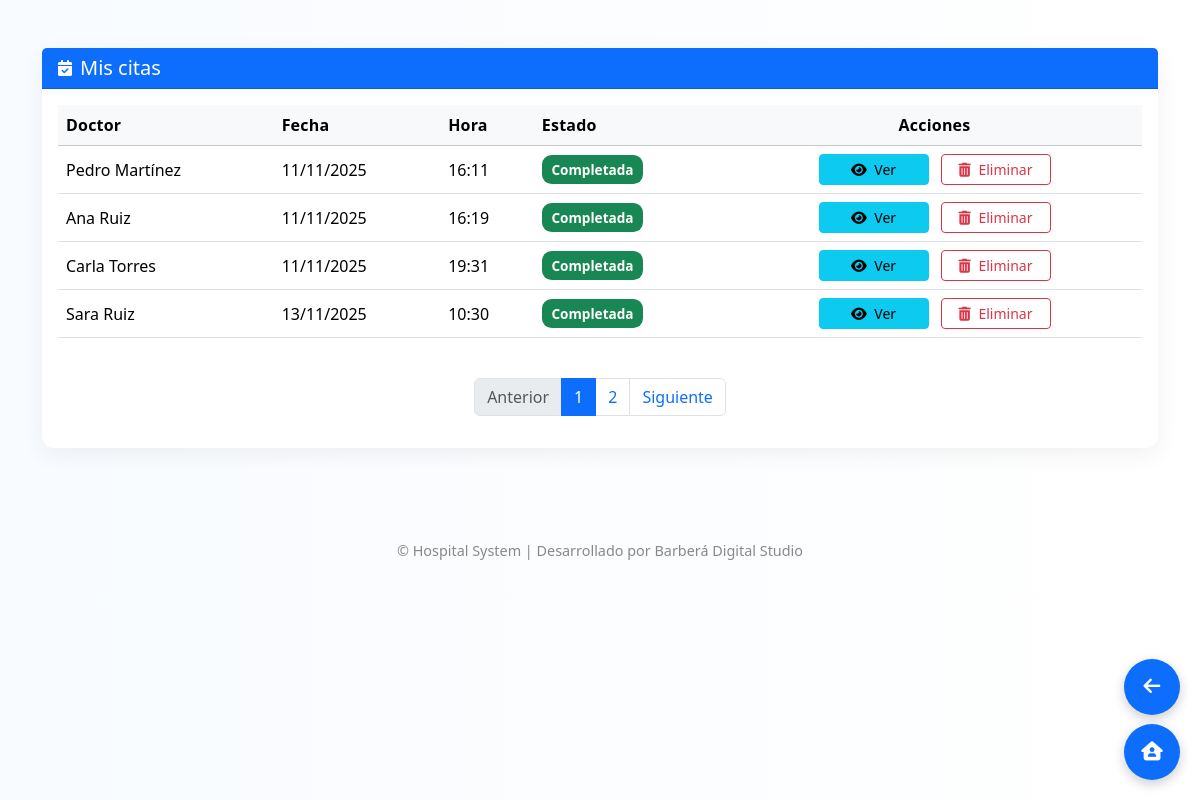
Page /citas/lista_citas/ (signed in) on the earlier database version.
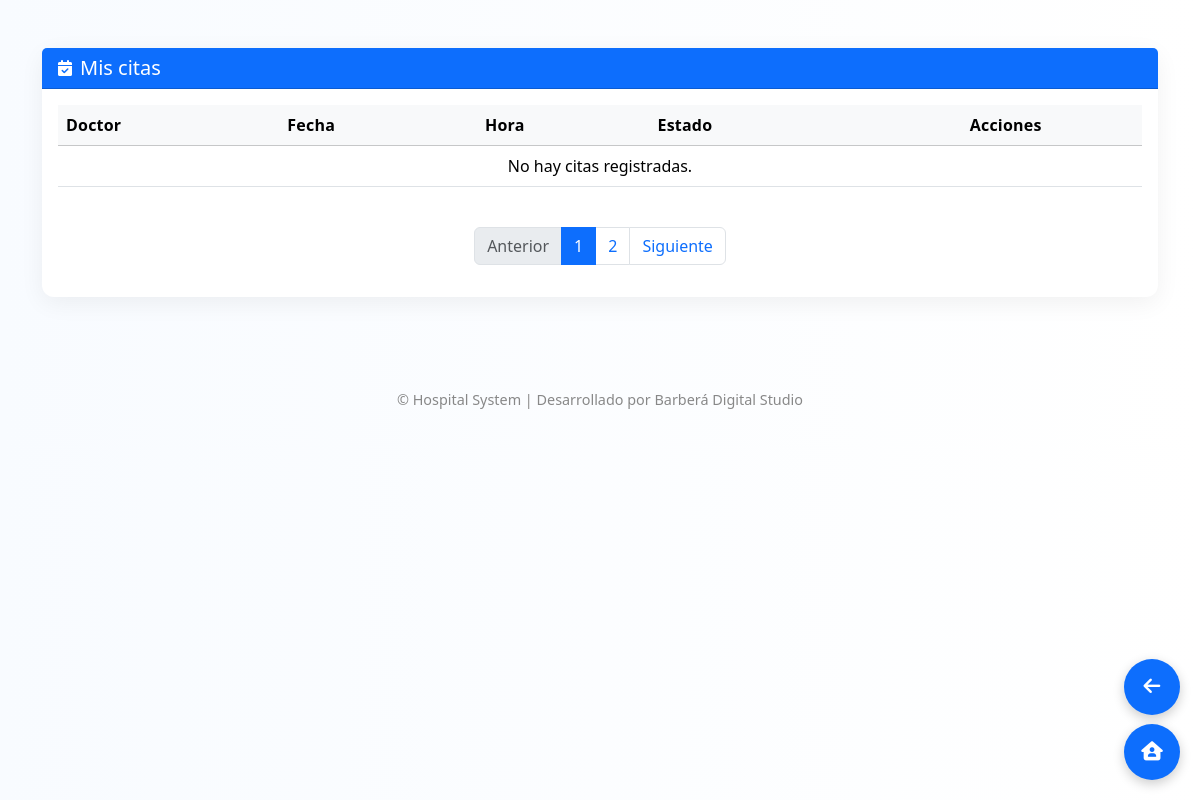
Same page on the later database version.
### citas/models.py (models this page shows, shortened)
class Cita(models.Model):
    ESTADO_PENDIENTE = "pendiente"
    ESTADO_COMPLETADA = "completada"
    ESTADO_CANCELADA = "cancelada"
    ESTADOS = [
        (ESTADO_PENDIENTE, "Pendiente"),
        (ESTADO_COMPLETADA, "Completada"),
        (ESTADO_CANCELADA, "Cancelada"),
    ]
    medico = models.ForeignKey(
        Usuario,
        on_delete=models.CASCADE,
        related_name="citas_como_medico",
        help_text="Profesional que atenderá la cita (debe tener es_medico=True).",
    )
    paciente = models.ForeignKey(
        Usuario,
        on_delete=models.CASCADE,
        related_name="citas_como_paciente",
        help_text="Usuario que solicita la cita.",
    )
    fecha = models.DateField(help_text="Fecha de la cita (YYYY-MM-DD).")
    hora = models.TimeField(help_text="Hora de la cita (HH:MM).")
    motivo = models.TextField(help_text="Breve descripción del motivo de la cita.")
    estado = models.CharField(
        max_length=12,
        choices=ESTADOS,
        default=ESTADO_PENDIENTE,
        help_text="Estado actual de la cita.",
    )
    class Meta:
        ordering = ["fecha", "hora"]
        verbose_name = "Cita"
        verbose_name_plural = "Citas"
        indexes = [
            models.Index(fields=["paciente", "fecha", "hora"]),
            models.Index(fields=["medico", "fecha", "hora"]),
            models.Index(fields=["estado", "fecha", "hora"]),
        ]
    @staticmethod
    def actualizar_estados_en_bloque() -> None:
        ahora = timezone.now()
        for cita in Cita.objects.filter(estado=Cita.ESTADO_PENDIENTE):
            if cita.programada <= ahora:
                Cita.objects.filter(pk=cita.pk, estado=Cita.ESTADO_PENDIENTE).update(estado=Cita.ESTADO_COMPLETADA)

### usuarios/models.py (models this page shows, shortened)
class Usuario(AbstractBaseUser, PermissionsMixin):
    email = models.EmailField(unique=True)
    first_name = models.CharField(max_length=100)
    last_name = models.CharField(max_length=100)
    is_active = models.BooleanField(default=True)
    is_staff = models.BooleanField(default=False)
    es_medico = models.BooleanField(default=False)
    objects = UsuarioManager()
    USERNAME_FIELD = 'email'
    REQUIRED_FIELDS = ['first_name', 'last_name']

### citas/views.py (the view)
# urls.py: path("lista_citas/", views.lista_citas, name="lista_citas"),
@login_required
def lista_citas(request):
    _actualizar_estados_citas_pasadas()
    citas = Cita.objects.filter(paciente=request.user).order_by("fecha", "hora")
    return render(request, "citas/lista_citas.html", {"citas": citas})

### citas/views.py (called while the page is built)
def _actualizar_estados_citas_pasadas() -> None:
    Cita.actualizar_estados_en_bloque()

### citas/templates/citas/lista_citas.html (shortened to what this page needs)
{% load static %}
<!DOCTYPE html>
<html lang="es">
<head>
  <link href="https://cdn.jsdelivr.net/npm/bootstrap@5.3.3/dist/css/bootstrap.min.css" rel="stylesheet">
  <link href="https://cdnjs.cloudflare.com/ajax/libs/font-awesome/6.5.0/css/all.min.css" rel="stylesheet">
</head>
<body id="body">
  <div class="container py-5">
    <div class="row">
      <div class="col-12">
        <div class="card">
          <div class="card-header bg-primary text-white d-flex align-items-center">
            <i class="fa-solid fa-calendar-check me-2"></i>
            <h5 class="mb-0">Mis citas</h5>
          </div>
          <div class="card-body">
            <div class="table-responsive">
              <table class="table table-hover align-middle" id="tablaCitas">
                <thead class="table-light">
                  <tr>
                    <th>Doctor</th>
                    <th>Fecha</th>
                    <th>Hora</th>
                    <th>Estado</th>
                    <th class="text-center">Acciones</th>
                  </tr>
                </thead>
                <tbody>
                  {% for cita in citas %}
                  <tr class="fila-cita">
                    <td>{{ cita.medico.first_name }} {{ cita.medico.last_name }}</td>
                    <td>{{ cita.fecha|date:"d/m/Y" }}</td>
                    <td>{{ cita.hora|time:"H:i" }}</td>
                    <td>
                      {% if cita.estado == 'pendiente' %}
                        <span class="badge bg-warning text-dark">Pendiente</span>
                      {% elif cita.estado == 'completada' %}
                        <span class="badge bg-success">Completada</span>
                      {% elif cita.estado == 'cancelada' %}
                        <span class="badge bg-secondary">Cancelada</span>
                      {% endif %}
                    </td>
                    <td class="text-center">
                      <div class="d-flex flex-column flex-sm-row justify-content-center align-items-stretch acciones-wrap">
                        <a href="{% url 'citas:detalle_cita' cita.id %}" class="btn btn-info btn-sm btn-accion" title="Ver detalles">
                          <i class="fa-solid fa-eye me-1"></i> Ver
                        </a>
                        {% if cita.estado == 'pendiente' %}
                          <a href="{% url 'citas:editar_cita' cita.id %}" class="btn btn-warning btn-sm btn-accion" title="Editar cita">
                            <i class="fa-solid fa-pen me-1"></i> Editar
                          </a>
                          <button type="button"
                                  class="btn btn-danger btn-sm btn-accion"
                                  data-bs-toggle="modal"
                                  data-bs-target="#modalCancelar"
                                  data-url="{% url 'citas:cancelar_cita' cita.id %}"
                                  title="Cancelar cita">
                            <i class="fa-solid fa-xmark me-1"></i> Cancelar
                          </button>
                        {% elif cita.estado == 'completada' %}
                          <button type="button"
                                  class="btn btn-outline-danger btn-sm btn-accion"
                                  data-bs-toggle="modal"
                                  data-bs-target="#modalEliminarCompletada{{ cita.id }}"
                                  title="Eliminar cita completada">
                            <i class="fa-solid fa-trash-can me-1"></i> Eliminar
                          </button>
                        {% endif %}
                      </div>
                    </td>
                  </tr>
                  {% empty %}
                  <tr>
                    <td colspan="5" class="text-center">No hay citas registradas.</td>
                  </tr>
                  {% endfor %}
                </tbody>
              </table>
            </div>
            {% if page_obj %}
              <nav aria-label="Paginación de citas">
                <ul class="pagination mt-4 justify-content-center">
                  {% if page_obj.has_previous %}
                    <li class="page-item">
                      <a class="page-link" href="?page={{ page_obj.previous_page_number }}">Anterior</a>
                    </li>
                  {% else %}
                    <li class="page-item disabled">
                      <a class="page-link" href="#" tabindex="-1" aria-disabled="true">Anterior</a>
                    </li>
                  {% endif %}
                  <li class="page-item active" aria-current="page">
                    <a class="page-link" href="#">{{ page_obj.number }}</a>
                  </li>
                  {% if page_obj.has_next %}
                    <li class="page-item">
                      <a class="page-link" href="?page={{ page_obj.next_page_number }}">Siguiente</a>
                    </li>
                  {% else %}
                    <li class="page-item disabled">
                      <a class="page-link" href="#" tabindex="-1" aria-disabled="true">Siguiente</a>
                    </li>
                  {% endif %}
                </ul>
              </nav>
            {% else %}
              <nav aria-label="Paginación de citas">
                <ul class="pagination mt-4 justify-content-center">
                  <li class="page-item disabled">
                    <a class="page-link" href="#" tabindex="-1" aria-disabled="true">Anterior</a>
                  </li>
                  <li class="page-item active" aria-current="page">
                    <a class="page-link" href="#">1</a>
                  </li>
                  <li class="page-item"><a class="page-link" href="#">2</a></li>
                  <li class="page-item"><a class="page-link" href="#">Siguiente</a></li>
                </ul>
              </nav>
            {% endif %}
          </div>
        </div>
      </div>
    </div>
  </div>
  <a href="{% url 'citas:home' %}" class="btn-volver btn-anterior" title="Volver a inicio de citas" aria-label="Volver a inicio de citas">
    <i class="fa-solid fa-arrow-left"></i>
  </a>
  <a href="https://django-1-q3lw.onrender.com/usuarios/" class="btn-volver" title="Volver a inicio de usuario" aria-label="Volver a inicio de usuario">
    <i class="fa-solid fa-house-user"></i>
  </a>
  <footer class="text-center mt-4 mb-3">
    <p class="mb-0">&copy; {{ now|date:"Y" }} Hospital System | Desarrollado por Barberá Digital Studio</p>
  </footer>
</body>
</html>

### citas/templates/citas/lista_citas.html (style rules this page uses)
:root { --bg-light: linear-gradient(to right, #f8fbff, #ffffff); --bg-dark: #121212; --text-light: #333; --text-dark: #f1f1f1; --card-dark: #000000; --table-head-dark: #1a1a1a; --table-row-dark: #0f0f0f; --border-dark: #2a2a2a; }
body { background: var(--bg-light); color: var(--text-light); font-family: 'Segoe UI', system-ui, -apple-system, sans-serif; transition: background 0.3s ease, color 0.3s ease; }
.card { border: none; border-radius: 12px; box-shadow: 0 6px 24px rgba(0,0,0,0.06); transition: background-color 0.3s ease, color 0.3s ease, box-shadow 0.3s ease; }
.table thead th { font-weight: 600; letter-spacing: .2px; }
.btn-volver { position: fixed; bottom: 20px; right: 20px; width: 56px; height: 56px; display: flex; align-items: center; justify-content: center; background-color: #0d6efd; color: white; border-radius: 50%; font-size: 1.2rem; box-shadow: 0 4px 12px rgba(0,0,0,0.2); z-index: 1000; transition: background 0.3s ease; text-decoration: none; }
.btn-anterior { bottom: 85px; }
footer { text-align: center; color: #888; font-size: 0.9rem; padding: 20px 0; }

Differences in the rows shown:
removed Cita: medico.first_name "Pedro", medico.last_name "Martínez", fecha "11/11/2025", hora "16:11", estado "Completada"
removed Cita: medico.first_name "Ana", medico.last_name "Ruiz", fecha "11/11/2025", hora "16:19", estado "Completada"
removed Cita: medico.first_name "Carla", medico.last_name "Torres", fecha "11/11/2025", hora "19:31", estado "Completada"
removed Cita: medico.first_name "Sara", medico.last_name "Ruiz", fecha "13/11/2025", hora "10:30", estado "Completada"
Other differences:
text now shown: "No hay citas registradas."
